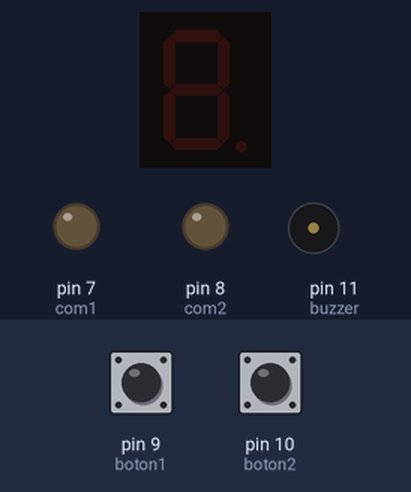
Bench run of a sketch on a simulated Arduino Uno, built with avr-gcc and run on an emulated ATmega328P. Shown: 1-digit seven-segment display, output pins drawn as LEDs (lit = HIGH), buzzer (waves = sounding, pin HIGH). Wiring (inferred from the names in the program): 1-digit 7-segment display, segments lit when HIGH: segments pin 0, pin 1, pin 2, pin 3, pin 4, pin 5, pin 6. Inputs (shaded band) come from the test bench; at power-on: pin 9 (boton1) LOW, pin 10 (boton2) LOW. The segment pins are drawn as the display they are named for; pins used as bus, display or sensor lines are not drawn.

Above: at 1.2 s.
1.3 s: pin 9 (boton1) pulled HIGH for 0.15 s
At 3.8 s:
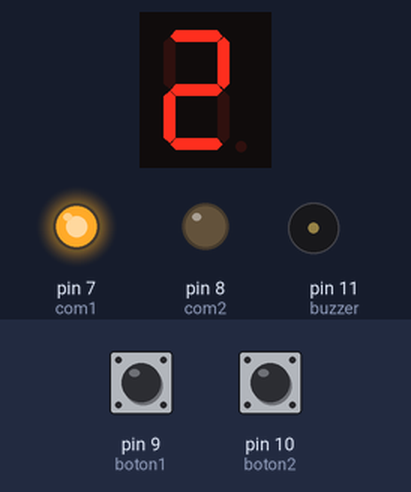
4.3 s: pin 10 (boton2) pulled HIGH for 0.15 s
5.9 s: pin 9 (boton1) pulled HIGH for 1 s
At 6.5 s:
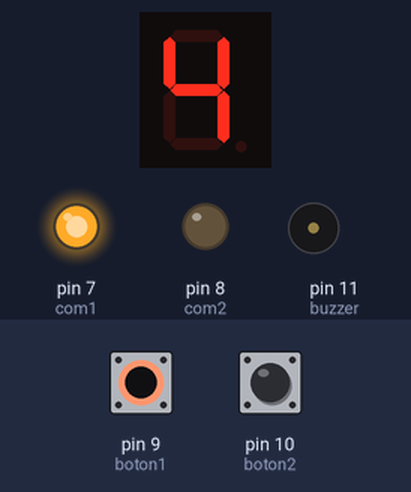
9.9 s: pin 9 (boton1) pulled HIGH for 3.2 s
At 11.6 s:
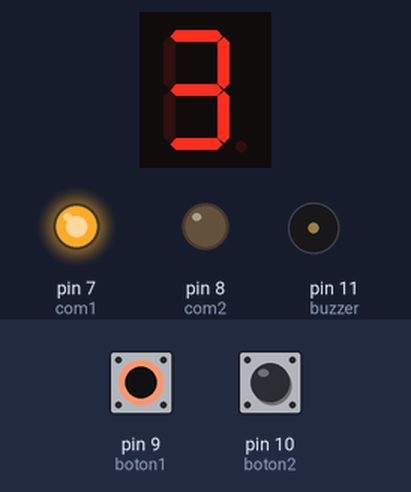
16.1 s: pin 10 (boton2) pulled HIGH for 1 s
18.6 s: pin 10 (boton2) pulled HIGH for 0.15 s
At 19.4 s:
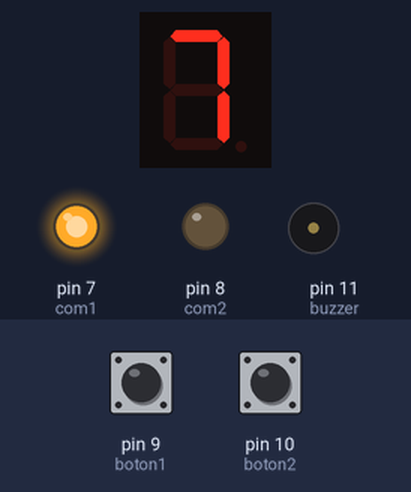
Timing chart, 0 to 21.6 s (numbered marks = the images above; inputs shaded):
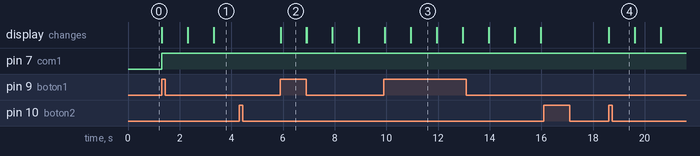

The sketch:

Basquet.ino
```cpp
/*
Realizar un algoritmo con dos display7seg que por medio de un pulsador comience una cuenta regresiva de 24 segundos y al finalizar,
suene un buzzer y quedar esperando que se presione nuevamente el pulsador para reiniciar la cuenta regresiva.
En cualquier momento que se presione el pulsador la cuenta debe reiniciar a 24 segundos y recomenzar la cuenta atrás.
Con un segundo pulsador, la cuenta debe poder pausarse y reanudarse en cualquier momento.
*/


#define LED_a 0
#define LED_b 1
#define LED_c 2
#define LED_d 3
#define LED_e 4
#define LED_f 5
#define LED_g 6
#define buzzer 11
#define com1 7
#define com2 8
#define boton1 9
#define boton2 10
#include <Arduino.h>

unsigned long lastTime = 0;

bool counting = false;
bool estado1;
bool estado2;
int disp = 24; //numero en el display
bool estado1_anterior;
bool estado2_anterior;

void disp7seg(int n){
  digitalWrite(LED_a, (n != 1 && n != 6 && n != 4));
  digitalWrite(LED_b, (n != 5 && n != 6));
  digitalWrite(LED_c, (n != 2));
  digitalWrite(LED_d, (n != 1 && n != 4 && n != 7 && n != 9));
  digitalWrite(LED_e, (n != 1 && n != 3 && n != 4 && n != 5 && n != 7 && n != 9));
  digitalWrite(LED_f, (n != 1 && n != 2 && n != 3 && n != 7));
  digitalWrite(LED_g, (n != 0 && n != 1 && n != 7));
}


void multiplex(int n) { //com1 = decena, com2 = unidad
    int decena = n/10;
    int unidad = n%10;
    digitalWrite(com2, HIGH); // apaga display de la unidad
    disp7seg(decena);	   // muestra decena
    digitalWrite(com1, LOW); // enciende display decena
    delay(4);
    digitalWrite(com1, HIGH); // apaga display decena
    disp7seg(unidad);	    // muestra unidad
    digitalWrite(com2, LOW); // enciende display unidad
    delay(4);
}

void setup(){
    pinMode(LED_a, OUTPUT);
    pinMode(LED_b, OUTPUT);
    pinMode(LED_c, OUTPUT);
    pinMode(LED_d, OUTPUT);
    pinMode(LED_e, OUTPUT);
    pinMode(LED_f, OUTPUT);
    pinMode(LED_g, OUTPUT);
    pinMode(buzzer, OUTPUT);
    pinMode(com1, OUTPUT);
    pinMode(com2, OUTPUT);
    pinMode(boton1, INPUT);
    pinMode(boton2, INPUT);
}

// BOTON 1: Comienza cuenta regresiva desde 24
// BOTON 2: Pausa y reanuda cuenta regresiva

void loop(){
    estado1 = digitalRead(boton1);
    estado2 = digitalRead(boton2);

    if (estado1 and !estado1_anterior) {
        disp = 24;
        counting = true;
    }

    if (estado2 and !estado2_anterior) {
            counting = !counting;
        }

    if (counting and (millis() - lastTime >= 1000)) { //
        digitalWrite(buzzer,LOW);
        multiplex(disp);
        if (disp == 0) {
            digitalWrite(buzzer, HIGH);
            counting = false;
        } else {
            disp--;
        }
      lastTime = millis();
    }
    estado1_anterior = estado1;
    estado2_anterior = estado2;
}
```

Measured:
- after the input at 1.3 s, pin 7 (com1): LOW → HIGH at once; the display: changes at once (image 1)
- after the input at 4.3 s, every drawn part: stays the same
- after the input at 5.9 s, the display: changes at once (image 2)
- after the input at 16.1 s, every drawn part: stays the same
- after the input at 18.6 s, the display: first changes at once (image 4 shows a later state)
- what the display in image 3 shows lasts 1.0 s, from 10.9 s to 11.9 s
